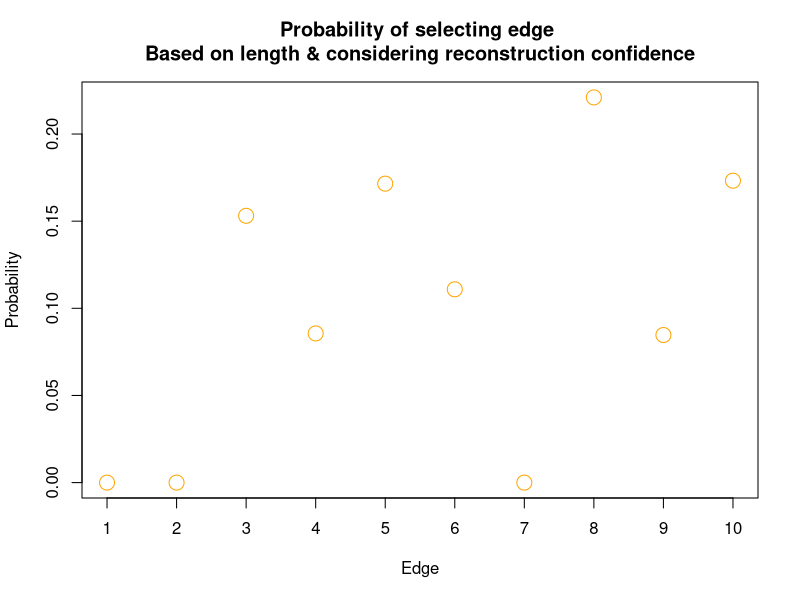
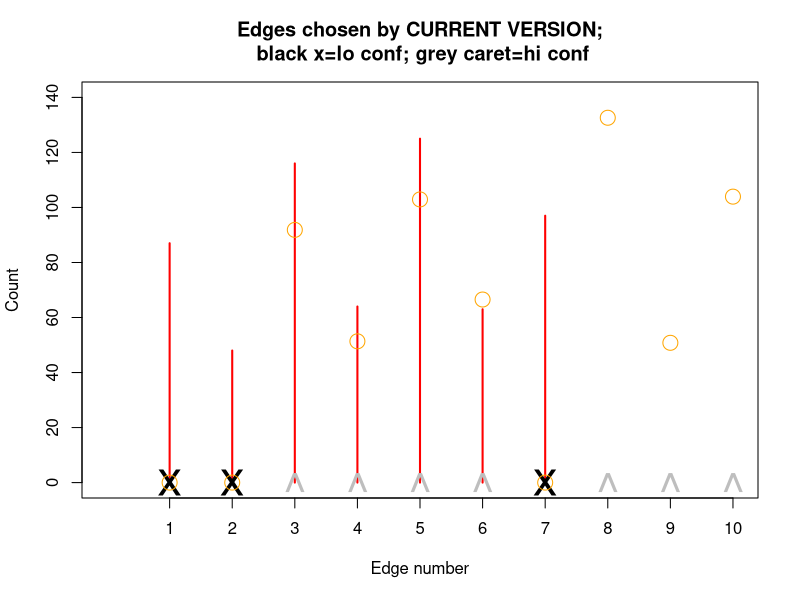
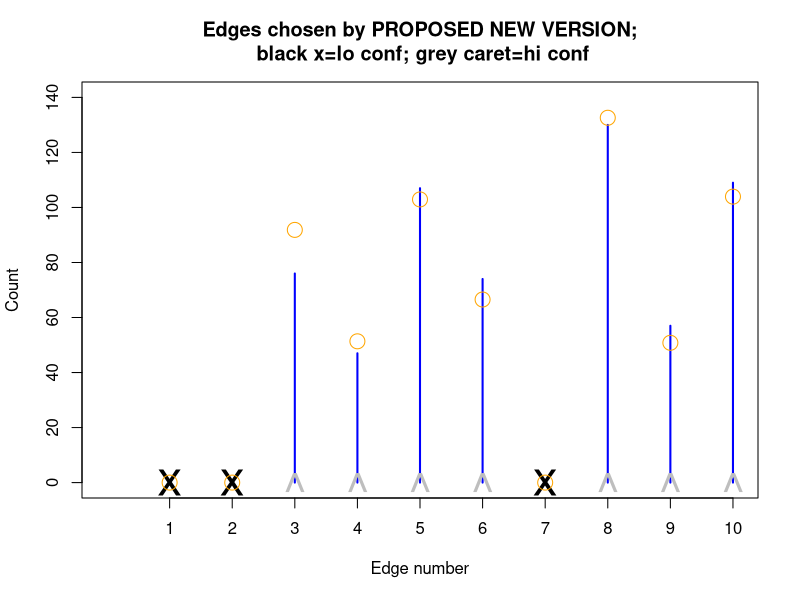

Source code (R) for these figures, in order:
## ---- chunk 1
library(ape)
## ---- chunk 2
plot_tree_w_color_edges <- function(tr,
                                  edges_to_highlight,
                                  geno_confidence,
                                  edge_color_na = "grey",
                                  edge_color_bright = "red",
                                  title = "title", 
                                  legend_bright = "highligted edge", 
                                  legend_baseline = "nonhighlighted edge"){
  # Function -------------------------------------------------------------------
  tree_legend_cex <- 0.5
  edge_color_baseline <- "black"
  edge_color <- rep(edge_color_baseline, ape::Nedge(tr))
  edge_color[edges_to_highlight == 1] <- edge_color_bright
  edge_color[geno_confidence == 0] <- edge_color_na # grey out long

  edge_width <- 1
  if (ape::Ntip(tr) >= 200) { edge_width <- 0.25 }

  graphics::par(mar = c(4, 4, 4, 4))
  graphics::plot(tr,
                 font = 1,
                 edge.color = edge_color,
                 main = title,
                 label.offset = 0.25,
                 adj = 0,
                 cex = tree_legend_cex,
                 edge.width = edge_width)
  
  graphics::legend("topleft",
                   bty = "o",
                   legend = c(legend_baseline,
                              legend_bright,
                              "Low confidence"),
                   col = c(edge_color_baseline,
                           edge_color_bright,
                           edge_color_na),
                   lty = 1,
                   ncol = 1,
                   lwd = 1,
                   cex = tree_legend_cex)
}
## ---- chunk 3
# set up a tree
num_samples <- 6
set.seed(1)
temp_tree <- ape::rtree(num_samples)
temp_tree$node.labels <- rep(100, ape::Nnode(temp_tree))
num_edge <- ape::Nedge(temp_tree)

# set up genotype transitions per edge: a list with a vector for each genotype
num_genotypes <- 15
temp_geno_trans <- temp_hi_conf_edges <- rep(list(0), num_genotypes)
set.seed(1)
for (k in 1:num_genotypes) {
  temp_geno_trans[[k]] <- c(0, 0, 0, 1, 0, 0, 0, 1, 0, 0)
  temp_hi_conf_edges[[k]] <- rep(1, num_edge)
  temp_hi_conf_edges[[k]][sample(1:num_edge, 3, replace = TRUE)] <- 0 
}
temp_geno_trans[[14]] <- c(0, 1, 1, 1, 0, 0, 1, 1, 0, 0)
temp_geno_trans[[15]] <- c(0, 0, 1, 1, 0, 0, 0, 1, 0, 0)

# set up a vector with phenotype transition per edge
temp_pheno_trans <- c(1, 1, 1, 1, 0, 0, 0, 0, 0, 0)

# set up a "fake" genotype that doesn't match recon or transition because it 
# doesn't need to match for this example
temp_geno <- matrix(1, ncol = num_genotypes, nrow = ape::Ntip(temp_tree))

# set up number of permutations
temp_perm <- 300

temp_num_edges_with_geno_trans <- sapply(temp_geno_trans, function(x) sum(x))
temp_num_hi_conf_edges <- sapply(temp_hi_conf_edges, function(x) sum(x))
## ---- chunk 4
index <- 2
permuted_geno_trans_mat <-
  matrix(nrow = temp_perm, ncol = temp_num_edges_with_geno_trans[index])
redistributed_hits <- matrix(0, nrow = temp_perm, ncol = ape::Nedge(temp_tree))

# set j
for (j in 1:temp_perm) {
permuted_geno_trans_mat[j, ] <-
  sample(1:temp_num_hi_conf_edges[index],
         size = temp_num_edges_with_geno_trans[index],
         replace = FALSE,
         prob = temp_tree$edge.length[as.logical(temp_hi_conf_edges[[index]])] /
           sum(temp_tree$edge.length[temp_hi_conf_edges[[index]]]))
}

for (m in 1:nrow(permuted_geno_trans_mat)) {
  redistributed_hits[m, ][permuted_geno_trans_mat[m, ]] <- 1
}

CURRENT_VERSION_redistributed_hits <- redistributed_hits
CURRENT_VERSION_permuted_geno_trans_mat <- permuted_geno_trans_mat

## ---- chunk 5
# convert example code above (originally adapted from unit test) to 
num_perm <- temp_perm
high_conf_edges <- temp_hi_conf_edges
number_edges_with_geno_trans <- temp_num_edges_with_geno_trans
tr <- temp_tree
# --- 

permuted_geno_trans_mat <-
  matrix(nrow = temp_perm, ncol = temp_num_edges_with_geno_trans[index])
redistributed_hits <- matrix(0, nrow = temp_perm, ncol = ape::Nedge(temp_tree))

for (j in 1:num_perm) {
    permuted_geno_trans_mat[j, ] <-
      sample(which(as.logical(high_conf_edges[[index]])),
             size = number_edges_with_geno_trans[index],
             replace = FALSE,
             prob = tr$edge.length[as.logical(high_conf_edges[[index]])] /
               sum(tr$edge.length[as.logical(high_conf_edges[[index]])]))
}

for (m in 1:nrow(permuted_geno_trans_mat)) {
  redistributed_hits[m, ][permuted_geno_trans_mat[m, ]] <- 1
}

PROPOSED_NEW_VERSION_redistributed_hits <- redistributed_hits
PROPOSED_NEW_VERSION_permuted_geno_trans_mat <- permuted_geno_trans_mat
## ---- chunk 6
prob <- tr$edge.length[as.logical(high_conf_edges[[index]])] /
               sum(tr$edge.length[as.logical(high_conf_edges[[index]])])

all_prob <- rep(0, num_edge)
all_prob[which(as.logical(high_conf_edges[[index]]))] <- prob

expected_count <- 
  all_prob * sum(PROPOSED_NEW_VERSION_permuted_geno_trans_mat != 0)
## ---- chunk 7
plot(x = 1:10, 
       y = all_prob, 
       cex = 2,
          xaxt = "n",
     xlab = "Edge", 
     ylab = "Probability",
     main = "Probability of selecting edge \nBased on length & considering reconstruction confidence",
     col = "orange")
axis(1, at = 1:10)

## ---- chunk 8
plot(table(CURRENT_VERSION_permuted_geno_trans_mat), 
     xlim = c(0, 10),
          ylim = c(0, 140),
     xlab = "Edge number", 
     ylab = "Count",
     col = "red", 
          xaxt = "n",
     main = "Edges chosen by CURRENT VERSION;\n black x=lo conf; grey caret=hi conf")
points(which(!as.logical(high_conf_edges[[index]])),  c(0, 0, 0), 
     xlim = c(0, num_edge),
     col = "black", pch = "x", cex = 3)
points(which(as.logical(high_conf_edges[[index]])),  c(0, 0, 0, 0, 0, 0, 0), 
     xlim = c(0, num_edge),
     col = "grey", pch = "^", cex = 3)
points(x = 1:10, 
       y = expected_count, 
       col = "orange", 
       cex = 2)
axis(1, at = 1:10)

## ---- chunk 9
plot(table(PROPOSED_NEW_VERSION_permuted_geno_trans_mat), 
     xlim = c(0, 10),
     ylim = c(0, 140),
     xlab = "Edge number", 
     ylab = "Count",
     col = "blue", 
          xaxt = "n",

     main = "Edges chosen by PROPOSED NEW VERSION;\n black x=lo conf; grey caret=hi conf")
points(which(!as.logical(high_conf_edges[[index]])),  c(0, 0, 0), 
     xlim = c(0, num_edge),
     col = "black", pch = "x", cex = 3)
points(which(as.logical(high_conf_edges[[index]])),  c(0, 0, 0, 0, 0, 0, 0), 
     xlim = c(0, num_edge),
     col = "grey", pch = "^", cex = 3)
axis(1, at = 1:10)


points(x = 1:10, 
       y = expected_count, 
       col = "orange", 
       cex = 2)
